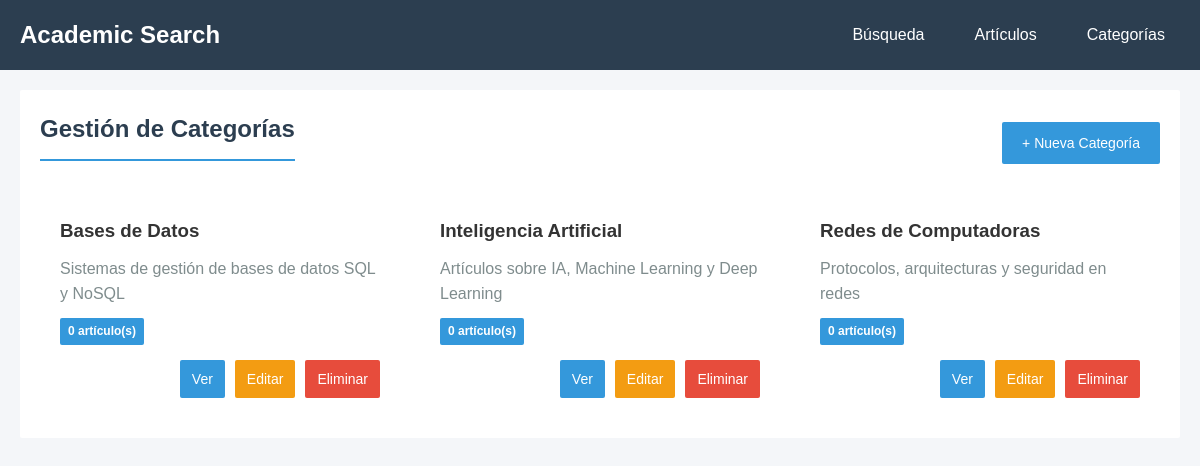
/categories.php, run on the app's committed database.
### tables this page shows
CREATE TABLE IF NOT EXISTS categories (
    id INT AUTO_INCREMENT PRIMARY KEY,
    name VARCHAR(100) NOT NULL UNIQUE,
    description TEXT,
    created_at TIMESTAMP DEFAULT CURRENT_TIMESTAMP
);

### categories.php (called while the page is built)
<?php
require_once 'controllers/CategoryController.php';
?>

### models/Category.php (called while the page is built, shortened)
<?php
class Category {
    private $conn;
    public function __construct($db) {
        $this->conn = $db;
    }
    public function getAll() {
        $query = "SELECT * FROM categories ORDER BY name";
        $stmt = $this->conn->prepare($query);
        $stmt->execute();
        return $stmt->fetchAll(PDO::FETCH_ASSOC);
    }
    public function countArticles($id) {
        $query = "SELECT COUNT(*) as count FROM articles WHERE category_id = :id";
        $stmt = $this->conn->prepare($query);
        $stmt->bindParam(':id', $id);
        $stmt->execute();
        $result = $stmt->fetch(PDO::FETCH_ASSOC);
        return $result['count'];
    }
}
?>

### views/categories/list.php (the view, shortened to what this page needs)
<!DOCTYPE html>
<html lang="es">
<head>
    <link rel="stylesheet" href="public/css/style.css">
</head>
<body>
    <nav>
        <div class="container">
            <h1>Academic Search</h1>
            <ul>
                <li><a href="index.php">Búsqueda</a></li>
                <li><a href="articles.php">Artículos</a></li>
                <li><a href="categories.php">Categorías</a></li>
            </ul>
        </div>
    </nav>
    <div class="container">
        <div class="card">
            <div style="display: flex; justify-content: space-between; align-items: center;">
                <h2>Gestión de Categorías</h2>
                <a href="categories.php?action=create" class="btn btn-primary">+ Nueva Categoría</a>
            </div>
            <?php if (empty($categories)): ?>
                <div class="alert alert-info">
                    No hay categorías registradas. <a href="categories.php?action=create">Crea la primera aquí</a>.
                </div>
            <?php else: ?>
                <div style="display: grid; grid-template-columns: repeat(auto-fill, minmax(300px, 1fr)); gap: 20px; margin-top: 20px;">
                    <?php foreach ($categories as $category):
                        $articleCount = $categoryModel->countArticles($category['id']);
                    ?>
                    <div class="card" style="margin: 0;">
                        <h3><?= htmlspecialchars($category['name']) ?></h3>
                        <p style="color: #7f8c8d; margin: 10px 0;">
                            <?= $category['description'] ? htmlspecialchars($category['description']) : 'Sin descripción' ?>
                        </p>
                        <p>
                            <span class="badge badge-info"><?= $articleCount ?> artículo(s)</span>
                        </p>
                        <div class="flex-end" style="margin-top: 15px;">
                            <a href="categories.php?action=view&id=<?= $category['id'] ?>" class="btn btn-primary" style="padding: 8px 12px; font-size: 14px;">Ver</a>
                            <a href="categories.php?action=edit&id=<?= $category['id'] ?>" class="btn btn-warning" style="padding: 8px 12px; font-size: 14px;">Editar</a>
                            <a href="categories.php?action=delete&id=<?= $category['id'] ?>"
                               class="btn btn-danger"
                               style="padding: 8px 12px; font-size: 14px;"
                               onclick="return confirm('¿Estás seguro de eliminar esta categoría?')">Eliminar</a>
                        </div>
                    </div>
                    <?php endforeach; ?>
                </div>
            <?php endif; ?>
        </div>
    </div>
</body>
</html>

### controllers/CategoryController.php (shortened to what this page needs)
<?php
require_once __DIR__ . '/../config/database.php';
require_once __DIR__ . '/../models/Category.php';
$db = getConnection();
$categoryModel = new Category($db);
$action = $_GET['action'] ?? 'list';
if ($action == 'list') {
    $categories = $categoryModel->getAll();
    require_once __DIR__ . '/../views/categories/list.php';
}
else {
    header('Location: categories.php?action=list');
}
?>

### public/css/style.css (style rules this page uses)
* { margin: 0; padding: 0; box-sizing: border-box; }
body { font-family: Arial, sans-serif; background-color: #f4f6f9; color: #333; line-height: 1.6; }
nav { background: #2c3e50;; color: white; padding: 1rem 0; }
nav .container { max-width: 1200px; margin: 0 auto; padding: 0 20px; display: flex; justify-content: space-between; align-items: center; }
nav h1 { font-size: 1.5rem; }
nav ul { list-style: none; display: flex; gap: 20px; }
nav a { color: white; text-decoration: none; padding: 8px 15px; border-radius: 2px; transition: background 0.3s; }
.container { max-width: 1200px; margin: 20px auto; padding: 0 20px; }
.card { background: white; border-radius: 2px; padding: 20px; margin-bottom: 20px; }
.card h2 { color: #2c3e50; margin-bottom: 15px; padding-bottom: 10px; border-bottom: 2px solid #3498db; }
button, .btn { padding: 10px 20px; border: none; border-radius: 2px; cursor: pointer; text-decoration: none; display: inline-block; font-size: 14px; transition: all 0.3s; }
.btn-primary { background: #3498db; color: white; }
.btn-danger { background: #e74c3c; color: white; }
.btn-warning { background: #f39c12; color: white; }
.badge { display: inline-block; padding: 4px 8px; border-radius: 2px; font-size: 12px; font-weight: 600; }
.badge-info { background: #3498db; color: white; }
.flex-end { display: flex; justify-content: flex-end; gap: 10px; }

### data on the page
categories: name "Bases de Datos", description "Sistemas de gestión de bases de datos SQL y NoSQL", articleCount "0"
categories: name "Inteligencia Artificial", description "Artículos sobre IA, Machine Learning y Deep Learning", articleCount "0"
categories: name "Redes de Computadoras", description "Protocolos, arquitecturas y seguridad en redes", articleCount "0"
